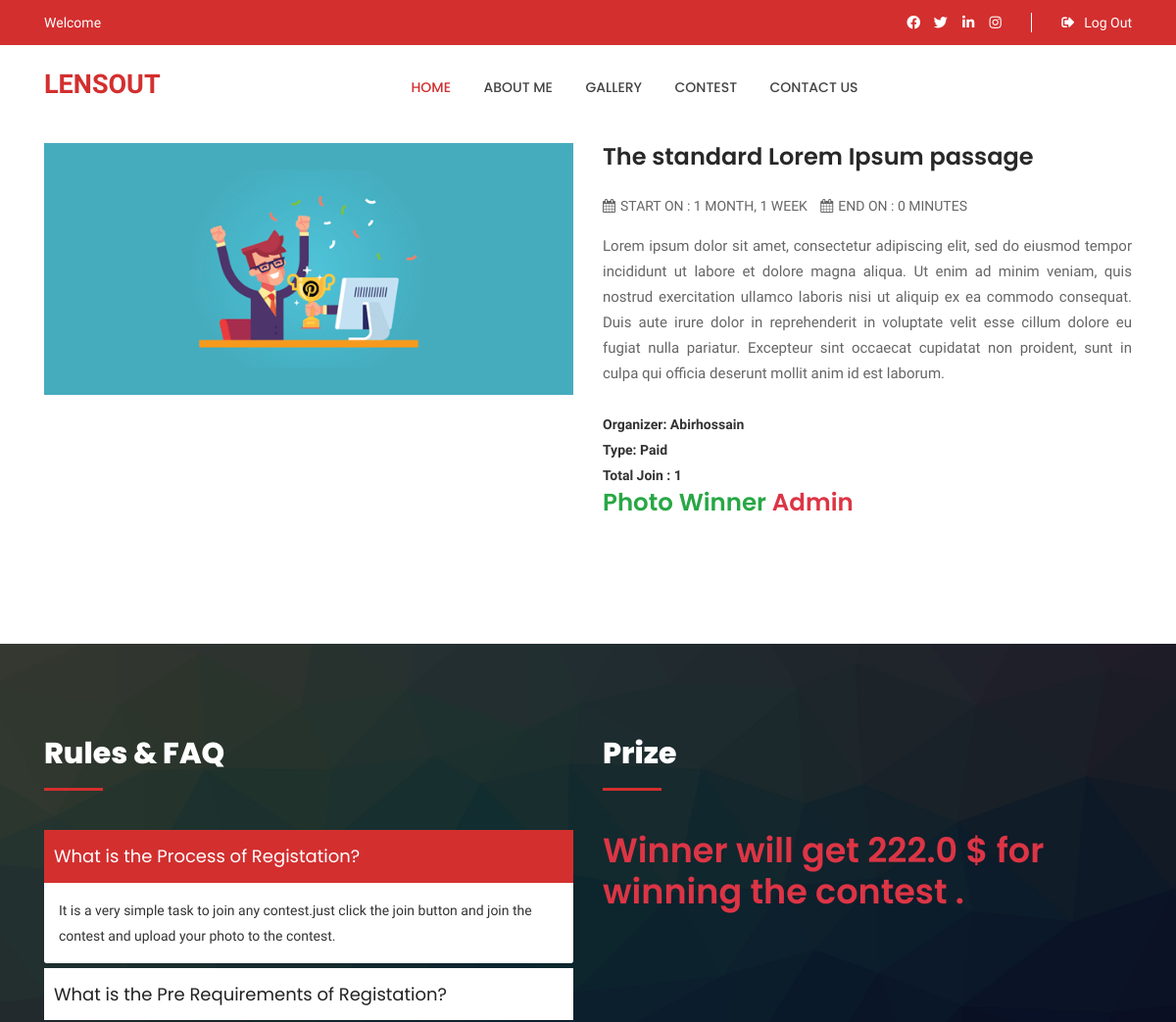
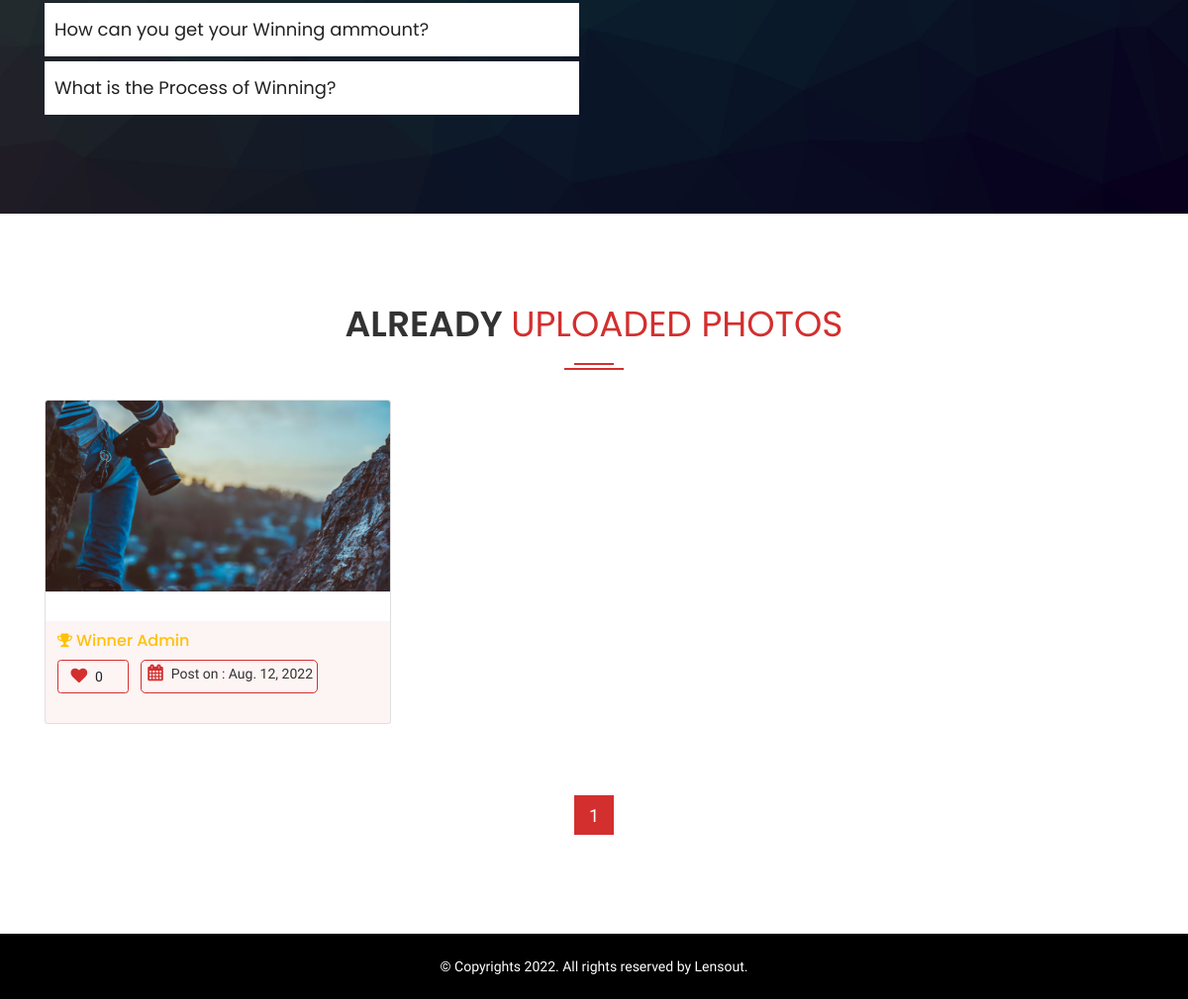
/accounts/view-contest/4 (signed in), run on the app's committed database (2 pictures, top to bottom).
### users/models.py (models this page shows, shortened)
class Contest(models.Model):
    title = models.CharField(max_length=100, blank=False)
    type=models.CharField(choices=CONTEST_TYPE,max_length=20,blank=False)
    details = models.TextField(max_length=800, blank=False)
    post_by = models.ForeignKey(User, blank=False, on_delete=models.CASCADE)
    demo_pic = models.ImageField(upload_to="Contest/", blank=False, default="2.jpg")
    start_on = models.DateField(auto_now=False, auto_now_add=False)
    start_time = models.TimeField(auto_now=False, auto_now_add=False)
    end_on = models.DateField(auto_now=False, auto_now_add=False)
    end_time = models.TimeField(auto_now=False, auto_now_add=False)
    winner_ammount = models.FloatField(blank=False)
    joined = models.ManyToManyField(User, blank=True, related_name="joined")
    contest_attends = models.ManyToManyField(ContestMaterial, blank=True)
    winner = models.ManyToManyField(User, blank=True, related_name="winner")

class ContestMaterial(models.Model):
    author = models.ForeignKey(User, on_delete=models.CASCADE)
    photo = models.ImageField(upload_to="ContestMaterial/", blank=False)
    post_on = models.DateField(auto_now=True, auto_now_add=False)
    love = models.ManyToManyField(User, blank=True, related_name="love")

### users/views.py (the view)
# urls.py: path('view-contest/<int:id>',views.ViewContest,name="viewcontest"),
@login_required(login_url='login')
def ViewContest(request, id):
    contest = get_object_or_404(Contest, id=id)
    is_joined = False
    is_upload = False
    if contest.joined.filter(id=request.user.id).exists():
        is_joined = True
    for f in Contest.objects.filter(id=id):
        t = f.contest_attends.all()
    paginator = Paginator(t, 9)
    page = request.GET.get('page')
    t = paginator.get_page(page)
    is_view = False
    if contest.contest_attends.filter(author=request.user).exists():
        is_view = True
    if contest.contest_attends.filter(author=request.user).exists():
        is_upload = True
    is_win = False
    winner = contest.winner.all()
    win = ''
    for i in winner:
        win = i
    if winner:
        is_win = True
    context = {
        'contest': contest,
        'is_joined': is_joined,
        'contester': t,
        'is_view': is_view,
        'is_upload': is_upload,
        'winner': win,
        'is_win': is_win,
    }
    return render(request, 'single-contest1.html', context)

### templates/single-contest1.html (shortened to what this page needs)
{% extends 'base.html' %}
{% load static %}
{% block content %}
        <div class="home-about-photo-contest-area pt-100 pb-100">
            <div class="container">
                <div class="row full-photocontest-area">
					<div class="col-lg-6 col-md-12 col-sm-12 mb-md-30">
						<div class="single-section">
							<div class="section-img">
								<img src="{{contest.demo_pic.url}}" alt="single Images" />
							</div>
						</div>
					</div>
					<div class="col-lg-6 col-md-12 col-sm-12">
						<h3 class="headding-title">{{ contest.title }}</h3>
						<ul id="meta-text">
							<li class="date"><i class="fa fa-calendar"></i>Start on : {{ contest.start_on | timesince }}</li>
							<li class="date"><i class="fa fa-calendar" aria-hidden="true"></i>End On : {{ contest.end_on | timeuntil }}</li>
						</ul>
						<p class="des" style="text-align: justify;">{{ contest.details }}. </p>
						<div class="join-details">
							<p class="font-weight-bold">Organizer: {{ contest.post_by.username |capfirst }} </p>
							<p class="font-weight-bold">Type: {{ contest.type |capfirst }} </p>
							<p class="font-weight-bold">Total Join : {{ contest.joined.count }}</p>
                            {% if is_win %}
                            <h3 class="text-success">Photo Winner <span class="text-danger">{{ winner.username|capfirst }}</span></h3>
                            {% endif %}
						</div>
					</div>
				</div>
            </div>
        </div>
        <div class="home-faq-area">
            <div class="container">
                <div class="row">
                    <div class="col-lg-6 col-md-12 mb-md-30">
                        <div class="faq-area">
                            <h2>Rules & FAQ </h2>
                            <div class="accordion" id="accordion">
                                <div class="card">
                                    <div class="card-header" id="headingOne">
                                        <h5 class="card-title">
                                            <button class="accordion-toggle" data-toggle="collapse" data-target="#collapseOne" aria-expanded="true" aria-controls="collapseOne">
                                                What is the Process of Registation?
                                            </button>
                                        </h5>
                                    </div>
                                    <div id="collapseOne" class="collapse show" aria-labelledby="headingOne" data-parent="#accordion">
                                        <div class="card-body">
                                            It is a very simple task to join any contest.just click the join button and join the contest and upload your photo to the contest.
                                        </div>
                                    </div>
                                </div>
                                <div class="card">
                                    <div class="card-header" id="headingTwo">
                                        <h5 class="card-title">
                                            <button class="accordion-toggle collapsed" data-toggle="collapse" data-target="#collapseTwo" aria-expanded="true" aria-controls="collapseTwo">
                                                What is the Pre Requirements of Registation?
                                            </button>
                                        </h5>
                                    </div>
                                </div>
                                <div class="card">
                                    <div class="card-header" id="headingThree">
                                        <h5 class="card-title">
                                            <button class="accordion-toggle collapsed" data-toggle="collapse" data-target="#collapseThree" aria-expanded="true" aria-controls="collapseThree">
                                                How can you get your Winning ammount?
                                            </button>
                                        </h5>
                                    </div>
                                </div>
                                <div class="card">
                                    <div class="card-header" id="headingFour">
                                        <h5 class="card-title">
                                            <button class="accordion-toggle collapsed" data-toggle="collapse" data-target="#collapseFour" aria-expanded="true" aria-controls="collapseFour">
                                                What is the Process of Winning?
                                            </button>
                                        </h5>
                                    </div>
                                </div>
                            </div>
                        </div>
                    </div>
                    <div class="col-lg-6 col-md-12">
                        <div class="faq-image-area">
                            <h2>Prize </h2>
                            <h1 class="text-danger">Winner will get {{ contest.winner_ammount }} $ for winning the contest .</h1>
                        </div>
                    </div>
                </div>
            </div>
        </div>
        <div class="others-photo-contester-area pt-90 pb-100">
            <div class="container">
                <div class="row">
                    <div class="col-lg-12 col-md-12 col-sm-12">
                        <div class="section-title">
                            <h2>Already <span>Uploaded Photos</span></h2>
                        </div>
                    </div>
                </div>
                <div class="row">
                    {% for c in contester %}
                         <div class="col-lg-4 col-md-6 col-sm-12 mb-30">
                        <div class="single-others-contester card">
                            <div class="images">
                                <img src="{{ c.photo.url }}" alt="">
                            </div>
                        <div style="background-color: #d32f2f0d!important;padding: 10px 12px;">
                            <div class="">
                                {% if c.author == winner %}
                                    <h3 class="text-warning"><i class="fa fa-trophy"> </i> Winner {{ c.author.username|capfirst }}</h3>
                                {% else %}
                                    <h3><i class="fa fa-user text-danger"> </i>&nbsp; Photo Uploaded By : {{ c.author.username|capfirst }}</h3>
                                {% endif %}
                            </div>
                            <div class="informations">
                                <ul id="photo-love" style="display: flex;">
                                    {% include 'users/love.html' %}
                                    <li style="border: 1px solid #d32f2f;border-radius: 5px;padding: 0px 4px;" class="float-right"><i class="fa fa-calendar"></i> Post on : {{ c.post_on }}</li>
                                </ul>
                            </div>
                        </div>
                        </div>
                    </div>
                    {% endfor %}
                </div>
                <div class="row">
                    <div class="col-lg-12 col-md-12 col-sm-12 text-center">
                        <div class="pagination-area">
                            <ul>
                                <li class="active" ><a href="?page={{ contester.number }}">1</a></li>
                            </ul>
                        </div>
                    </div>
                </div>
            </div>
        </div>
{% endblock %}

### templates/users/love.html (shortened to what this page needs)
<div>
  <form method="post" action="{% url 'contestlove' %}" class="float-left">{% csrf_token %}
<button  class="btn btn-light" type="submit" name="love" id="love" value="{{ c.id }}" style="border: 1px solid #d32f2f;background: none;margin-right: 12px;">
    <li><i class="fa fa-heart"></i> {{c.love.count}}</li></button>
</form>
</div>

### data on the page
Contest: demo_pic (picture), title "The standard Lorem Ipsum passage", start_on "1 MONTH, 1 WEEK", end_on "0 MINUTES", details "Lorem ipsum dolor sit amet, consectetur adipiscing elit, sed do eiusmod tempor incididunt ut labore et dolore magna aliqua. Ut enim ad minim veniam, quis nostrud exercitation ullamco laboris nisi ut aliquip ex ea commodo consequat. Duis aute irure dolor in reprehenderit in voluptate velit esse cillum dolore eu fugiat nulla pariatur. Excepteur sint occaecat cupidatat non proident, sunt in culpa qui officia deserunt mollit anim id est laborum", post_by.username "Abirhossain", type "Paid", joined.count "1", winner_ammount "222.0"
ContestMaterial: photo (picture), author.username "Admin", love.count "0", post_on "Aug. 12, 2022"

### other printed values
{{ winner.username|capfirst }} "Admin"
